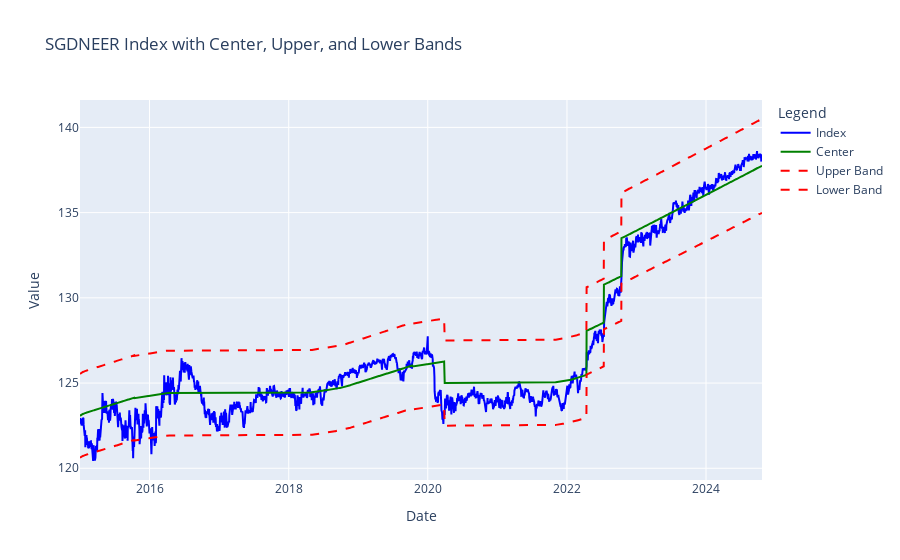

Source (notebook cell):
### Code cell
# Create the figure
fig = go.Figure()

# Add the SGDNEER line
fig.add_trace(go.Scatter(
    x=SGD_daily_index.index,
    y=SGD_daily_index["SGDNEER"],
    mode='lines',
    name='Index',
    line=dict(color='blue')
))

# Add the Center line
fig.add_trace(go.Scatter(
    x=SGD_daily_index.index,
    y=SGD_daily_index["Center"],
    mode='lines',
    name='Center',
    line=dict(color='green')
))

# Add the Upper band line
fig.add_trace(go.Scatter(
    x=SGD_daily_index.index,
    y=SGD_daily_index["Upper"],
    mode='lines',
    name='Upper Band',
    line=dict(color='red', dash='dash')
))

# Add the Lower band line
fig.add_trace(go.Scatter(
    x=SGD_daily_index.index,
    y=SGD_daily_index["Lower"],
    mode='lines',
    name='Lower Band',
    line=dict(color='red', dash='dash')
))

# Update layout
fig.update_layout(
    title='SGDNEER Index with Center, Upper, and Lower Bands',
    xaxis_title='Date',
    yaxis_title='Value',
    legend_title='Legend',
    hovermode='x unified'  # Show hover information for all traces on x-axis
)

# Show the plot
fig.show()

### Figure 1 — Plotly figure (JSON) as saved in the notebook; plotly's stock layout.template omitted (floating-point values rounded to 4 significant figures; data arrays with more than 128 entries replaced by an {"elided": "..."} marker saying what was removed)
{"data": [{"line": {"color": "blue"}, "mode": "lines", "name": "Index", "type": "scatter", "x": {"elided": "2553 str values"}, "y": {"elided": "2553 float values"}}, {"line": {"color": "green"}, "mode": "lines", "name": "Center", "type": "scatter", "x": {"elided": "2553 str values"}, "y": {"elided": "2553 float values"}}, {"line": {"color": "red", "dash": "dash"}, "mode": "lines", "name": "Upper Band", "type": "scatter", "x": {"elided": "2553 str values"}, "y": {"elided": "2553 float values"}}, {"line": {"color": "red", "dash": "dash"}, "mode": "lines", "name": "Lower Band", "type": "scatter", "x": {"elided": "2553 str values"}, "y": {"elided": "2553 float values"}}], "layout": {"hovermode": "x unified", "legend": {"title": {"text": "Legend"}}, "title": {"text": "SGDNEER Index with Center, Upper, and Lower Bands"}, "xaxis": {"title": {"text": "Date"}}, "yaxis": {"title": {"text": "Value"}}}}
